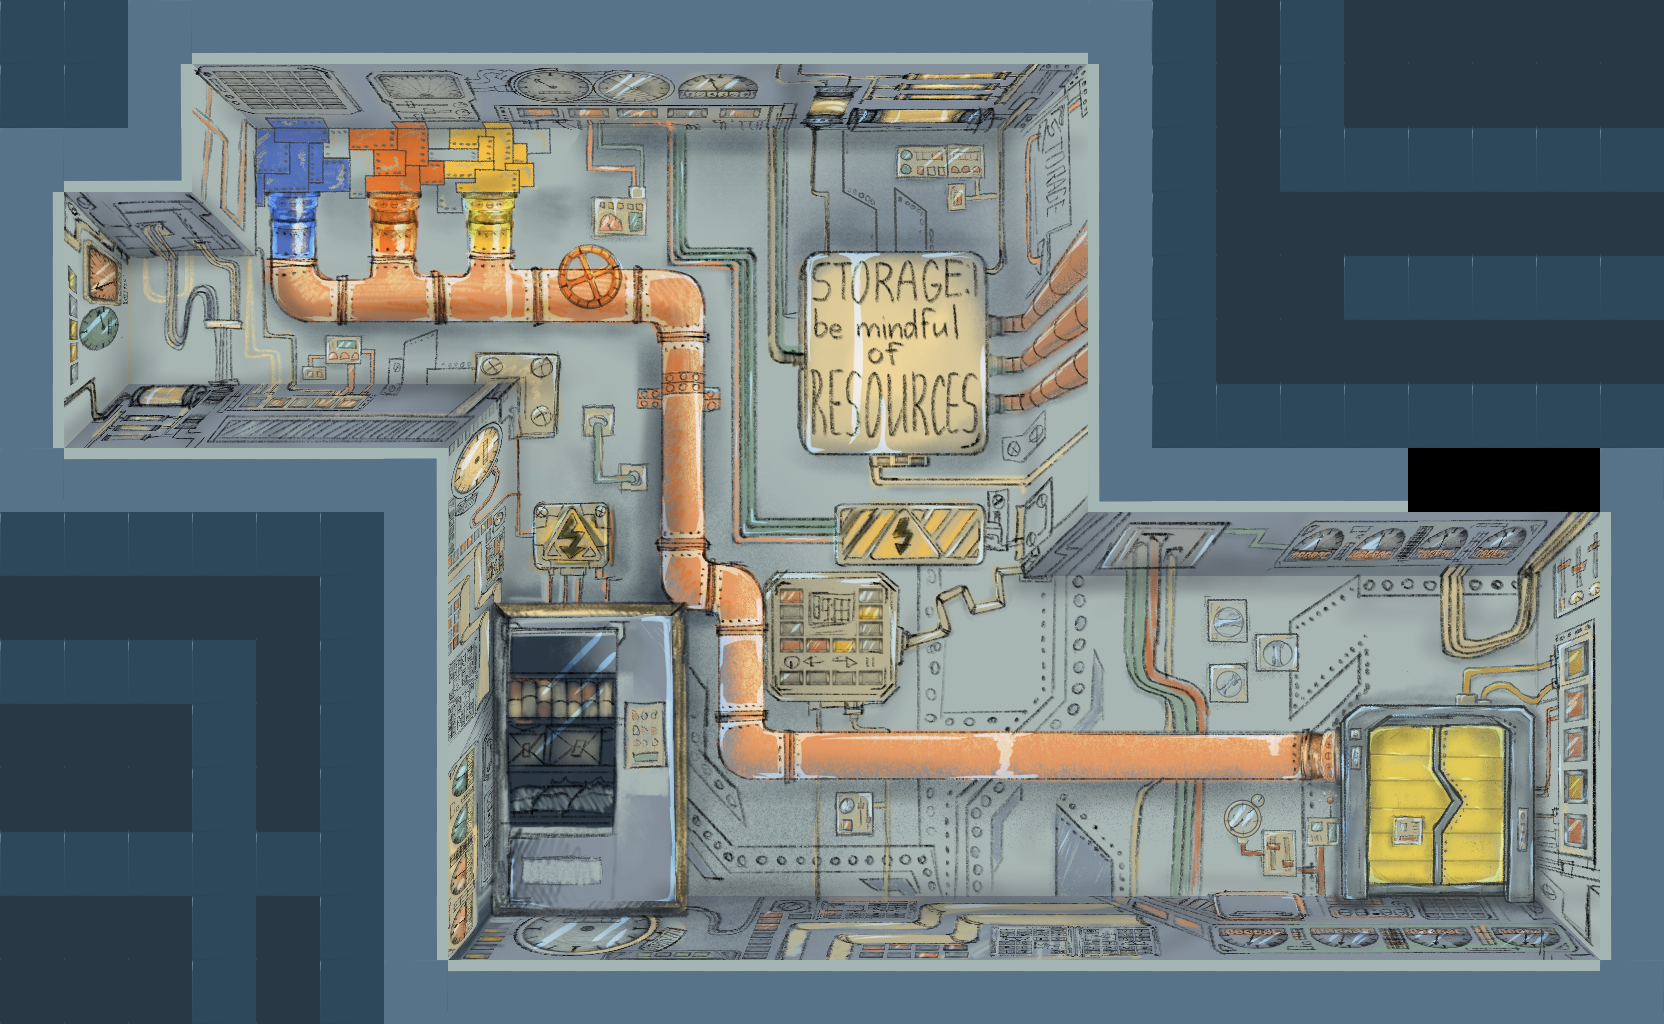

Below is a game level as drawn by its tile map, then a one-line description and the .tmx file that defines it, in full:
An orthogonal 26x16 tile map with 64x64 px tiles, 2 tile layers (World, barrier), 11 tilesets, 1 image layer and 10 objects (3x Box, 3x Button, DoorKey, Win, Player, ...).

<map version="1.10" tiledversion="1.10.1" orientation="orthogonal" renderorder="right-down" width="26" height="16" tilewidth="64" tileheight="64" infinite="0" nextlayerid="21" nextobjectid="94">
 <tileset firstgid="1" name="checkers" tilewidth="64" tileheight="64" spacing="48" tilecount="1" columns="1">
  <image source="checkers.png" width="64" height="64" />
 </tileset>
 <tileset firstgid="2" name="triangle" tilewidth="64" tileheight="64" spacing="48" tilecount="1" columns="1">
  <image source="triangle.png" width="64" height="64" />
 </tileset>
 <tileset firstgid="3" name="bluebox" tilewidth="128" tileheight="128" tilecount="1" columns="1">
  <image source="bluebox.png" width="128" height="128" />
 </tileset>
 <tileset firstgid="4" name="orangebox" tilewidth="128" tileheight="128" tilecount="1" columns="1">
  <image source="orangebox.png" width="128" height="128" />
 </tileset>
 <tileset firstgid="5" name="yellowbox" tilewidth="128" tileheight="128" tilecount="1" columns="1">
  <image source="yellowbox.png" width="128" height="128" />
 </tileset>
 <tileset firstgid="6" name="walls" tilewidth="64" tileheight="64" tilecount="4" columns="2">
  <image source="wallpreview.png" width="128" height="128" />
 </tileset>
 <tileset firstgid="10" name="wall_temp" tilewidth="64" tileheight="64" tilecount="8" columns="4">
  <image source="placeholder tileset.png" width="256" height="128" />
 </tileset>
 <tileset firstgid="18" name="door" tilewidth="192" tileheight="192" tilecount="1" columns="1">
  <image source="DOOR.png" width="192" height="192" />
 </tileset>
 <tileset firstgid="19" name="button" tilewidth="128" tileheight="128" tilecount="1" columns="1">
  <image source="button-blue.png" width="128" height="128" />
 </tileset>
 <tileset firstgid="20" name="barrier" tilewidth="64" tileheight="64" tilecount="1" columns="1">
  <image source="project 4 barrier.png" width="64" height="64" />
 </tileset>
 <tileset firstgid="21" name="lever-off" tilewidth="128" tileheight="192" tilecount="1" columns="1">
  <image source="lever-off.png" width="128" height="192" />
 </tileset>
 <imagelayer id="20" name="background" offsetx="64" offsety="64">
  <image source="Level_3_Background.png" width="1536" height="896" />
 </imagelayer>
 <layer id="11" name="World" class="World" width="26" height="16" offsetx="-0.121212" offsety="0">
  <data encoding="csv">
13,13,16,3221225483,3221225483,3221225483,3221225483,3221225483,3221225483,3221225483,3221225483,3221225483,3221225483,3221225483,3221225483,3221225483,3221225483,16,13,17,13,17,17,17,17,17,
13,13,2684354571,0,0,0,0,0,0,0,0,0,0,0,0,0,0,1610612747,13,17,13,17,17,17,17,17,
16,3221225483,3221225482,0,0,0,0,0,0,0,0,0,0,0,0,0,0,1610612747,13,17,13,13,13,13,13,13,
2684354571,0,0,0,0,0,0,0,0,0,0,0,0,0,0,0,0,1610612747,13,17,17,17,17,17,17,17,
2684354571,0,0,0,0,0,0,0,0,0,0,0,0,0,0,0,0,1610612747,13,17,17,13,13,13,13,13,
2684354571,0,0,0,0,0,0,0,0,0,0,0,0,0,0,0,0,1610612747,13,17,17,17,17,17,17,17,
2684354571,0,0,0,0,0,0,0,0,0,0,0,0,0,0,0,0,1610612747,13,13,13,13,13,13,13,13,
16,11,11,11,11,11,2684354570,0,0,0,0,0,0,0,0,0,0,1610612746,3221225483,3221225483,3221225483,3221225483,0,0,0,16,
13,13,13,13,13,13,2684354571,0,0,0,0,0,0,0,0,0,0,0,0,0,0,0,0,0,0,1610612747,
17,17,17,17,17,13,2684354571,0,0,0,0,0,0,0,0,0,0,0,0,0,0,0,0,0,0,1610612747,
13,13,13,13,17,13,2684354571,0,0,0,0,0,0,0,0,0,0,0,0,0,0,0,0,0,0,1610612747,
17,17,17,13,17,13,2684354571,0,0,0,0,0,0,0,0,0,0,0,0,0,0,0,0,0,0,1610612747,
17,17,17,13,17,13,2684354571,0,0,0,0,0,0,0,0,0,0,0,0,0,0,0,0,0,0,1610612747,
13,13,13,13,13,13,2684354571,0,0,0,0,0,0,0,0,0,0,0,0,0,0,0,0,0,0,1610612747,
17,17,17,13,17,13,2684354571,0,0,0,0,0,0,0,0,0,0,0,0,0,0,0,0,0,0,1610612747,
17,17,17,13,17,13,16,11,11,11,11,11,11,11,11,11,11,11,11,11,11,11,11,11,11,16
</data>
 </layer>
 <objectgroup id="14" name="lever">
  <object id="93" type="DoorKey" x="1472" y="768" width="128" height="192" />
 </objectgroup>
 <objectgroup id="15" name="Exit">
  <object id="85" type="Win" gid="18" x="1408" y="512" width="192" height="64">
   <properties>
    <property name="Door is open" type="bool" value="false" />
   </properties>
  </object>
 </objectgroup>
 <objectgroup id="5" name="Player" class="Player" opacity="0.99">
  <object id="3" name="Player" type="Player" x="959.03" y="803.39" width="148.848" height="151.879" rotation="90" />
 </objectgroup>
 <objectgroup id="13" name="Box" offsetx="-0.363648" offsety="-0.666667">
  <object id="80" type="Box" gid="3" x="448" y="960" width="128" height="128">
   <properties>
    <property name="Horizontal only" type="bool" value="false" />
    <property name="Vertical only" type="bool" value="true" />
   </properties>
  </object>
  <object id="81" type="Box" gid="4" x="960" y="192" width="128" height="128">
   <properties>
    <property name="Horizontal only" type="bool" value="true" />
    <property name="Vertical only" type="bool" value="false" />
   </properties>
  </object>
  <object id="82" type="Box" gid="5" x="1216" y="960" width="128" height="128">
   <properties>
    <property name="Horizontal only" type="bool" value="false" />
    <property name="Vertical only" type="bool" value="false" />
   </properties>
  </object>
 </objectgroup>
 <objectgroup id="16" name="Button">
  <object id="89" type="Button" gid="19" x="194" y="192" width="128" height="128" />
  <object id="90" type="Button" gid="19" x="320" y="192" width="128" height="128" />
  <object id="91" type="Button" gid="19" x="448" y="192" width="128" height="128" />
 </objectgroup>
 <layer id="18" name="barrier" width="26" height="16">
  <data encoding="csv">
0,0,0,0,0,0,0,0,0,0,0,0,0,0,0,0,0,0,0,0,0,0,0,0,0,0,
0,0,0,0,0,0,0,0,0,0,0,0,0,0,0,0,0,0,0,0,0,0,0,0,0,0,
0,0,0,0,0,0,0,0,0,0,0,0,0,0,0,0,0,0,0,0,0,0,0,0,0,0,
0,0,0,0,0,0,0,0,0,0,0,0,0,0,0,0,0,0,0,0,0,0,0,0,0,0,
0,0,0,0,0,0,0,0,0,0,0,0,0,0,0,0,0,0,0,0,0,0,0,0,0,0,
0,0,0,0,0,0,0,0,0,0,0,0,0,0,0,0,0,0,0,0,0,0,0,0,0,0,
0,0,0,0,0,0,0,0,0,0,0,0,0,0,0,0,0,0,0,0,0,0,0,0,0,0,
0,0,0,0,0,0,0,0,0,0,0,0,0,0,0,0,0,0,0,0,0,0,0,0,0,0,
0,0,0,0,0,0,0,0,0,0,0,0,0,0,0,0,0,0,0,0,0,0,0,0,0,0,
0,0,0,0,0,0,0,0,0,0,0,0,0,0,0,0,0,0,0,0,0,0,0,0,0,0,
0,0,0,0,0,0,0,0,0,0,0,0,0,0,0,0,0,0,0,0,0,0,0,0,0,0,
0,0,0,0,0,0,0,0,0,0,0,0,0,0,0,0,0,0,0,0,0,0,0,0,0,0,
0,0,0,0,0,0,0,0,0,0,0,0,0,0,0,0,0,0,0,0,0,0,0,0,0,0,
0,0,0,0,0,0,0,0,0,0,0,0,0,0,0,0,0,0,0,0,0,0,0,0,0,0,
0,0,0,0,0,0,0,0,0,0,0,0,0,0,0,0,0,0,0,0,0,0,0,0,0,0,
0,0,0,0,0,0,0,0,0,0,0,0,0,0,0,0,0,0,0,0,0,0,0,0,0,0
</data>
 </layer>
 <objectgroup id="19" name="Barrier">
  <object id="92" type="Door" gid="20" x="1344" y="960.667" width="256.667" height="256.667" />
 </objectgroup>
</map>
